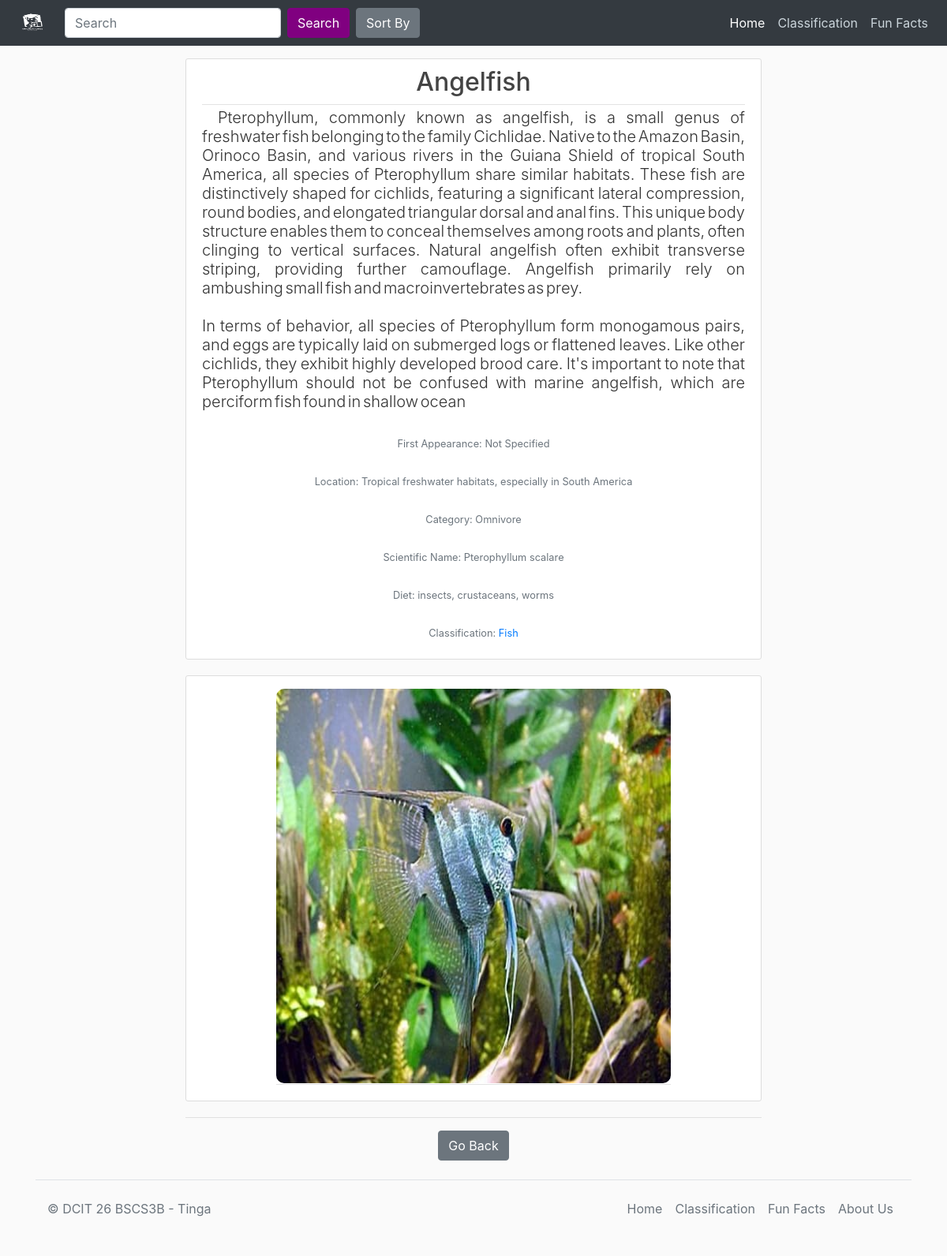
Page /Animal/Angelfish/ on the earlier database version.
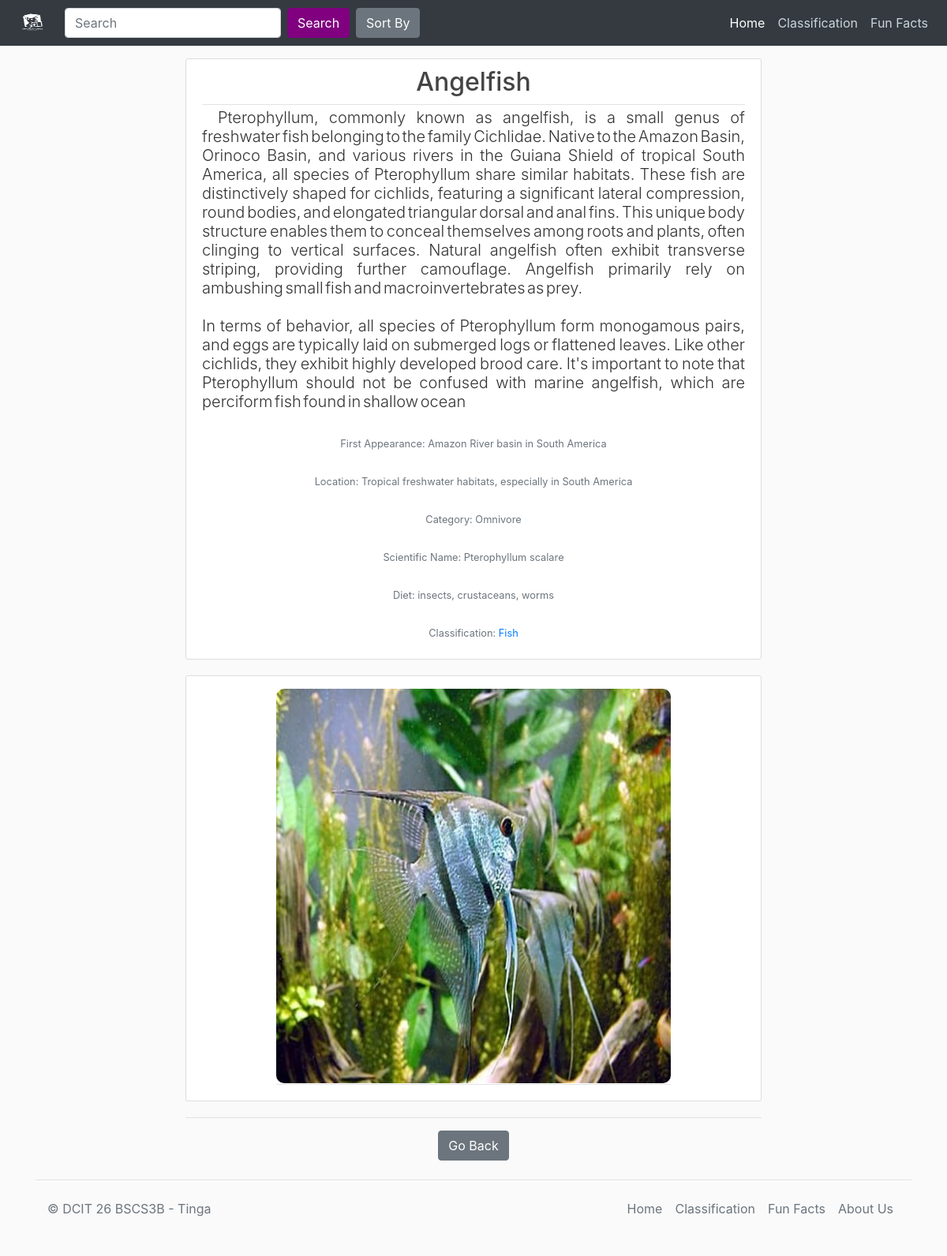
Same page on the later database version.
### blog/models.py (models this page shows, shortened)
class Post(models.Model):
	an_type = models.CharField(max_length=100)
	animal_cat = models.CharField(max_length=50)
	animal = models.CharField(max_length=100)
	definition = models.TextField()
	location_discovered = models.CharField(max_length=100)
	location = models.CharField(max_length=100)
	more_info = models.TextField(null=True, blank=True)
	image_name = models.CharField(max_length=50)
	image = models.ImageField(upload_to="img/%y", height_field=None, width_field=None, max_length=None)
	sci_name = models.CharField(max_length=255)
	fav_food = models.CharField(max_length=255)

### blog/views.py (the view)
# urls.py: path('Animal/<str:animal_name>/', views.clicked_info, name='blog-info'),
def clicked_info(request, animal_name):
    post = get_object_or_404(Post, animal=animal_name)
    return render(request, 'blog/clicked_info.html', {'post': post})

### blog/templates/blog/clicked_info.html (shortened to what this page needs)
{% extends 'blog/base.html' %}
{% load static %}
{% block content %}
<div>
  <article class="media content-section mt-2 ">
    <div class="media-body">
      <div class="article-metadata text-right">
        <h2 class="text-center"><a class="article-title" href="{% url 'blog:blog-info' post.animal %}">{{ post.animal }}</a></h2>
      </div>
      <p class="article-content text-justify lead ">{{ post.more_info|linebreaksbr}}</p>
      <ul class="list-group list-group-flush text-center">
        <li class="list-group-item"><small class="text-muted">First Appearance: {{ post.location_discovered }}</small></li>
        <li class="list-group-item"><small class="text-muted">Location: {{ post.location }}</small></li>
        <li class="list-group-item"><small class="text-muted">Category: {{ post.animal_cat }}</small></li>
        <li class="list-group-item"><small class="text-muted">Scientific Name: {{ post.sci_name }}</small></li>
        <li class="list-group-item"><small class="text-muted">Diet: {{ post.fav_food }}</small></li>
        <li class="list-group-item"><small class="text-muted">Classification: <a class="text-bg-primary" href="{% url 'blog:class_view' categories_type=post.an_type %}">{{ post.an_type }}</a></small></li>
      </ul>
    </div>
  </article>
  <article class="media content-section pt-3 mt-2 text-center">
    <div class="media-body">
      <div class="article-metadata img-container zoom-container">
        <a href="#" data-toggle="modal" data-target="#imageModal">
          <img src="{{ post.image.url }}" class="img-fluid glow" width="500" height="500" alt="Image">
        </a>
      </div>
    </div>
  </article>
</div>
<hr class="featurette-divider">
    <div class='container d-block '>
      <div class='text-center'>
        <a class="btn btn-secondary " href="{% url 'blog:blog-home' %}" role="button">Go Back</a>
      </div>
    </div>
{% endblock %}

### blog/templates/blog/base.html (shortened to what this page needs)
{% load static %}
<!doctype html>
<html lang="en">
  <head>
    <link rel="stylesheet" href="https://stackpath.bootstrapcdn.com/bootstrap/4.5.2/css/bootstrap.min.css">
    <link rel="stylesheet" href="https://cdn.jsdelivr.net/npm/bootstrap@4.0.0/dist/css/bootstrap.min.css">
    <link rel='stylesheet' href='{% static "blog/style.css" %}'>
  </head>
  <body>
    {% include 'blog/navbar.html' %}
    <main role="main" class="container mt-2">
      <div class="row">
        <div class="col-md-8 mx-auto">
          {% block content %}{% endblock %}
        </div>
      </div>
    </main>
    <div class="container">
      <footer class="d-flex flex-wrap justify-content-between align-items-center py-3 my-4 border-top">
        <p class="col-md-4 mb-0 text-muted">&copy; DCIT 26 BSCS3B - Tinga</p>
        <a href="/" class="col-md-4 d-flex align-items-center justify-content-center mb-3 mb-md-0 me-md-auto link-dark text-decoration-none">
          <svg class="bi me-2" width="40" height="32"><use xlink:href="#bootstrap"/></svg>
        </a>
        <ul class="nav col-md-4 justify-content-end">
          <li class="nav-item"><a href="{% url 'blog:blog-home' %}" class="nav-link px-2 text-muted">Home</a></li>
          <li class="nav-item"><a href="{% url 'blog:blog-classification' %}" class="nav-link px-2 text-muted">Classification</a></li>
          <li class="nav-item"><a href="{% url 'blog:blog-funfacts' %}" class="nav-link px-2 text-muted">Fun Facts</a></li>
          <li class="nav-item"><a href="{% url 'blog:blog-front' %}" class="nav-link px-2 text-muted">About Us</a></li>
        </ul>
      </footer>
    </div>
  </body>
</html>

### blog/templates/blog/navbar.html (shortened to what this page needs)
{% load static %}
<header class="site-header">
  <nav id="navbar_top" class="navbar navbar-expand-lg navbar-dark bg-dark">
    <a class="navbar-brand" href="{% url 'blog:blog-front' %}"> <img src="{% static 'blog/images/WCDOG_MAIN.png'%}" height="30" width="50"></a>
    <div class="collapse navbar-collapse" id="navbarResponsive">
      <form class="form-inline my-2 my-lg-0" action="{% url 'blog:blog-search'%}">
        <input class="form-control mr-sm-2 ml-auto" type="search" placeholder="Search" aria-label="Search" style="color: purple;" name='search_query' value='{{ search_query }}'>
        <button class="btn btn-outline-light my-2 my-sm-0 search mr-auto ml-auto" type="submit">Search</button>
          <button class="btn btn-secondary  mr-auto mx-2" type="button" data-toggle="modal" data-target="#sortModal">
            Sort By
          </button>
      </form>
      <div class="ml-auto d-flex text-center">
        <ul class="navbar-nav ml-auto mr-auto ">
          <li class="nav-item active"><a class="nav-link" href="{% url 'blog:blog-home' %}">Home</a></li>
          <li class="nav-item"><a class="nav-link" href="{% url 'blog:blog-classification' %}">Classification</a></li>
          <li class="nav-item"><a class="nav-link" href="{% url 'blog:blog-funfacts' %}">Fun Facts</a></li>
        </ul>
      </div>
    </div>
  </nav>
</header>

### blog/static/blog/style.css (style rules this page uses)
.img-container { position: relative; overflow: hidden; display: inline-block; }
.img-container img { border-radius: 10px; }
.search { background-color: purple; border-color: purple; color: white; }
body { background: #fafafa; color: #333333; margin-top: 0; }
h1, h2, h3, h4, h5, h6 { color: #444444; }
ul { margin: 0; }
.site-header .navbar-nav .nav-link { color: #cbd5db; }
.content-section { background: #ffffff; padding: 10px 20px; border: 1px solid #dddddd; border-radius: 3px; margin-bottom: 20px; }
.article-title { color: #444444; }
.article-content { white-space: pre-line; }
.article-metadata { padding-bottom: 1px; margin-bottom: 4px; border-bottom: 1px solid #e3e3e3 }
.lead { text-indent: 20px; text-align: justify; word-spacing: -3px; line-height: 1.2; }
.zoom-container { transition: transform 0.3s ease-in-out; }

Differences in the rows shown:
changed Post "Angelfish": location_discovered "Not Specified" → "Amazon River basin in South America"
